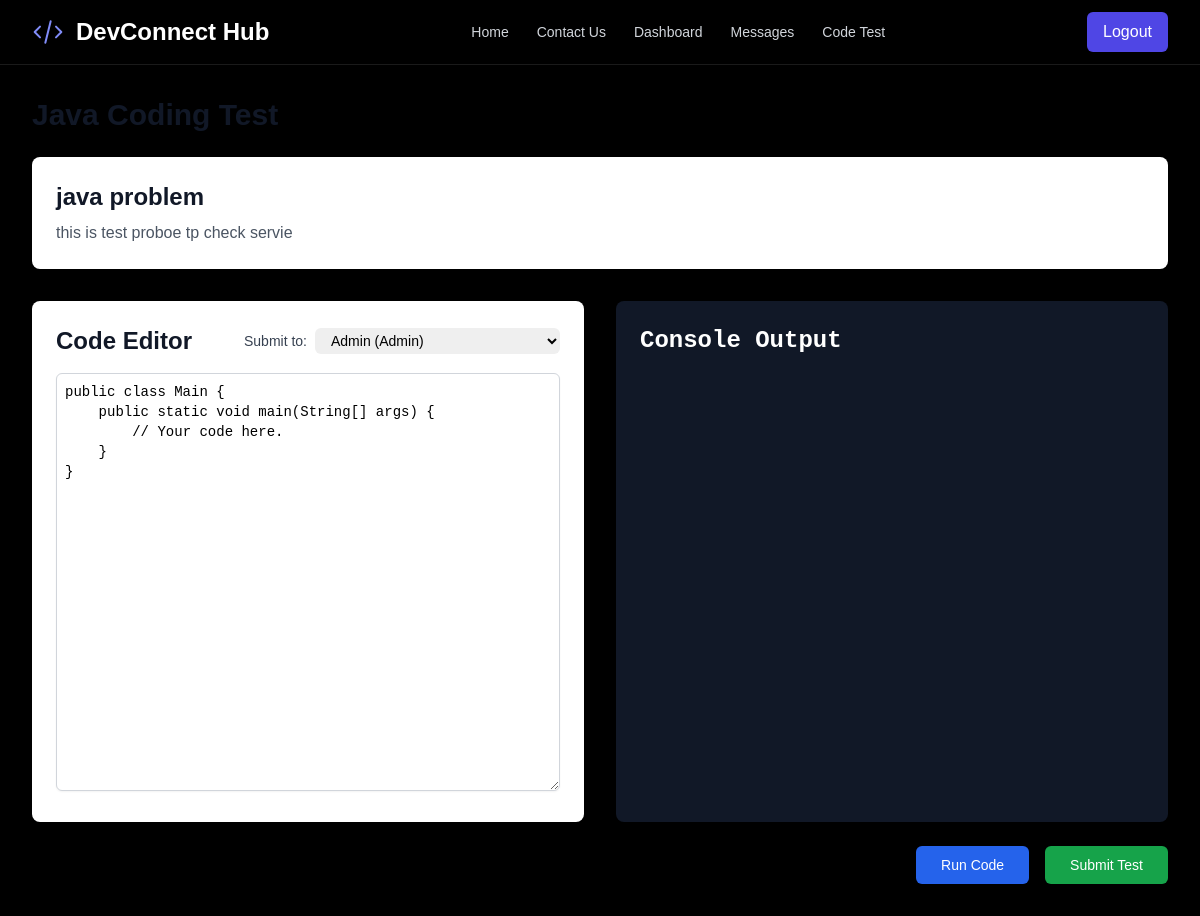
Screenshot of /code_test (signed in) with the database file from the repository.
### models.py (models this page shows)
class ProblemStatement(db.Model):
    id = db.Column(db.Integer, primary_key=True)
    title = db.Column(db.String(200), nullable=False)
    description = db.Column(db.Text, nullable=False)
    created_by_id = db.Column(db.Integer, db.ForeignKey('user.id'))
    users = db.relationship('User', foreign_keys='User.problem_statement_id', backref='assigned_problem', lazy=True)

### app.py (the view)
@app.route('/code_test')
@login_required
@role_required('candidate')
def code_test():
    now = datetime.utcnow()
    if not current_user.assigned_problem:
        message = "No test has been assigned to you yet."
        return render_template('test_locked.html', message=message)
    if current_user.test_start_time and now < current_user.test_start_time:
        ist_start_time = current_user.test_start_time + timedelta(hours=5, minutes=30)
        message = f"Your test has been assigned but is not yet active. It will be available starting {ist_start_time.strftime('%b %d, %Y at %I:%M %p')} IST."
        return render_template('test_locked.html', message=message)
    if current_user.test_end_time and now > current_user.test_end_time:
        ist_end_time = current_user.test_end_time + timedelta(hours=5, minutes=30)
        message = f"The deadline for your assigned test has passed. The test was available until {ist_end_time.strftime('%b %d, %Y at %I:%M %p')} IST."
        return render_template('test_locked.html', message=message)
    messageable_users = User.query.filter(User.role.in_(['admin', 'developer'])).all()
    return render_template('code_test.html', messageable_users=messageable_users)

### app.py (called while the page is built)
@login_manager.user_loader
def load_user(user_id):
    return User.query.get(int(user_id))

def role_required(roles):
    if not isinstance(roles, list):
        roles = [roles]
    def wrapper(fn):
        @wraps(fn)
        def decorated_view(*args, **kwargs):
            if not current_user.is_authenticated or current_user.role not in roles:
                flash('You do not have permission to access this page.', 'danger')
                return redirect(url_for('dashboard'))
            return fn(*args, **kwargs)
        return decorated_view
    return wrapper

@app.context_processor
def inject_messages():
    if current_user.is_authenticated:
        messages = Message.query.filter(
            (Message.sender_id == current_user.id) | (Message.recipient_id == current_user.id)
        ).order_by(Message.timestamp.desc()).all()
        return dict(messages=messages)
    return dict(messages=[])

### templates/code_test.html (shortened to what this page needs)
{% extends "layout.html" %}
{% block content %}
<h1 class="text-3xl font-bold text-gray-900 dark:text-white mb-6 animate-dynamic">Java Coding Test</h1>
{% if current_user.assigned_problem %}
    <div class="mb-8 bg-white dark:bg-gray-800/50 rounded-lg shadow-xl p-6 animate-dynamic">
        <h2 class="text-2xl font-bold text-gray-900 dark:text-white">{{ current_user.assigned_problem.title }}</h2>
        <p class="mt-2 text-gray-600 dark:text-gray-300 whitespace-pre-wrap">{{ current_user.assigned_problem.description }}</p>
    </div>
{% else %}
    <p class="text-lg text-gray-600 dark:text-gray-400 mb-6 animate-dynamic" style="animation-delay: 0.1s;">
        No problem has been assigned to you yet. You can use this editor for practice.
    </p>
{% endif %}
<form action="{{ url_for('submit_code_test') }}" method="POST">
    <div class="grid grid-cols-1 lg:grid-cols-2 gap-8">
        <div class="bg-white dark:bg-gray-800/50 rounded-lg shadow-xl p-6 animate-dynamic" style="animation-delay: 0.2s;">
            <div class="flex justify-between items-center mb-4">
                <h2 class="text-2xl font-bold text-gray-900 dark:text-white">Code Editor</h2>
                <div class="flex items-center space-x-2">
                    <label for="recipient" class="text-sm font-medium text-gray-700 dark:text-gray-300">Submit to:</label>
                    <select name="recipient_id" id="recipient" class="block pl-3 pr-8 py-1 text-base border-gray-300 focus:outline-none focus:ring-indigo-500 focus:border-indigo-500 sm:text-sm rounded-md dark:bg-gray-700 dark:border-gray-600 dark:text-white transition">
                        {% for user in messageable_users %}
                            <option value="{{ user.id }}">{{ user.username }} ({{ user.role.title() }})</option>
                        {% endfor %}
                    </select>
                </div>
            </div>
            <textarea name="code" id="codeInput" rows="20" class="w-full font-mono text-sm p-2 border border-gray-300 rounded-md shadow-sm dark:bg-gray-900 dark:border-gray-600 dark:text-gray-300" placeholder="public class Main...">public class Main {
    public static void main(String[] args) {
        // Your code here.
    }
}</textarea>
        </div>
        <div class="bg-gray-900 text-white rounded-lg shadow-xl p-6 font-mono text-sm animate-dynamic" style="animation-delay: 0.3s;">
            <h2 class="text-2xl font-bold mb-4">Console Output</h2>
            <pre id="outputConsole" class="whitespace-pre-wrap h-96 overflow-y-auto"></pre>
        </div>
    </div>
    <div class="mt-6 flex justify-end space-x-4 animate-dynamic" style="animation-delay: 0.4s;">
        <button type="button" id="runCodeBtn" class="px-6 py-2 border border-transparent rounded-md shadow-sm text-sm font-medium text-white bg-blue-600 hover:bg-blue-700">Run Code</button>
        <button type="submit" class="px-6 py-2 border border-transparent rounded-md shadow-sm text-sm font-medium text-white bg-green-600 hover:bg-green-700">Submit Test</button>
    </div>
</form>
{% endblock %}

### structure/css/style.css (style rules this page uses)
body { font-family: sans-serif; overflow-x: hidden; }

### rows the page displays
ProblemStatement: assigned_problem "java problem", assigned_problem.description "this is test proboe tp check servie"

### other values shown
form field recipient_id "Admin (Admin)"
